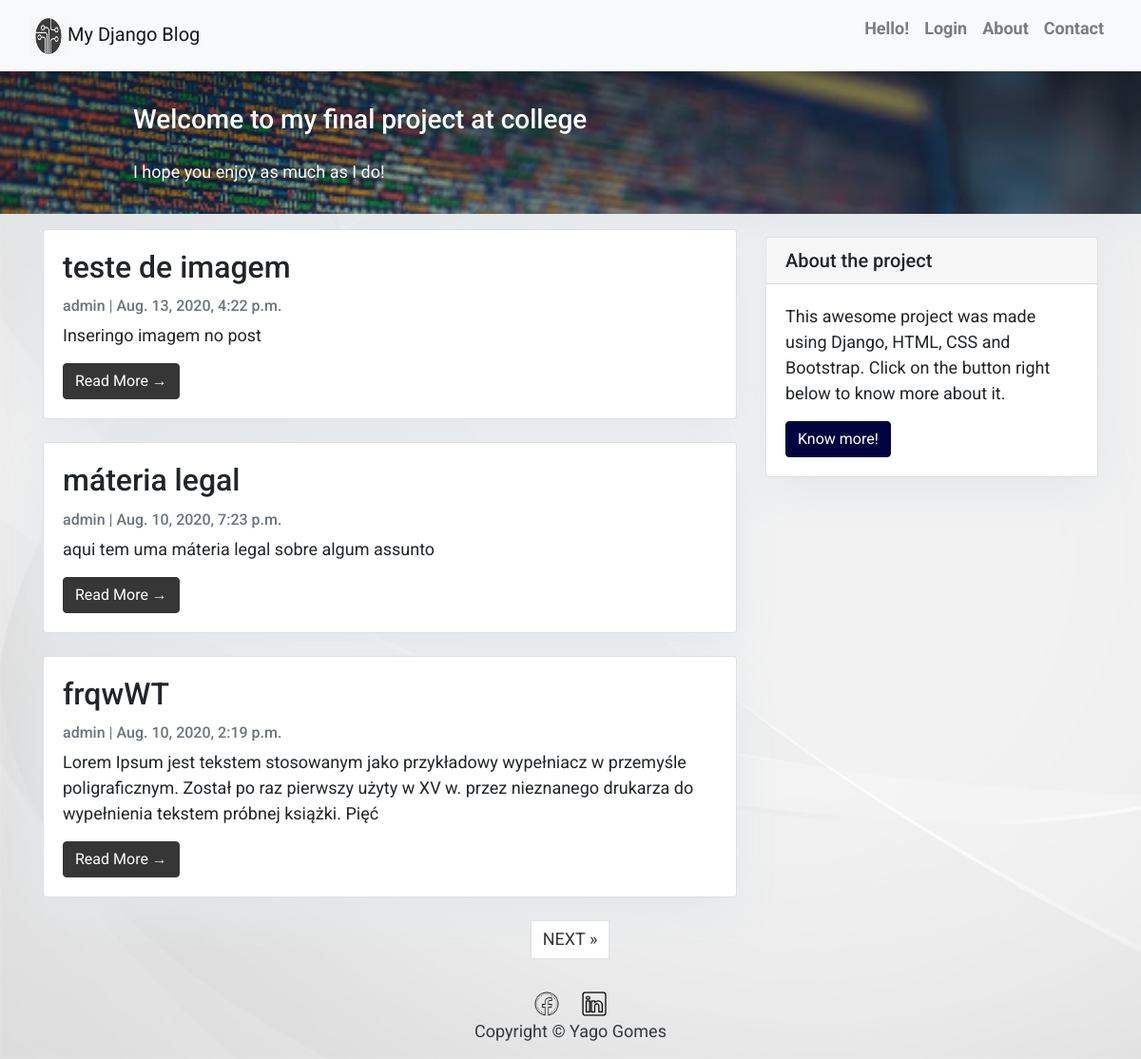
The app's page /, older data.
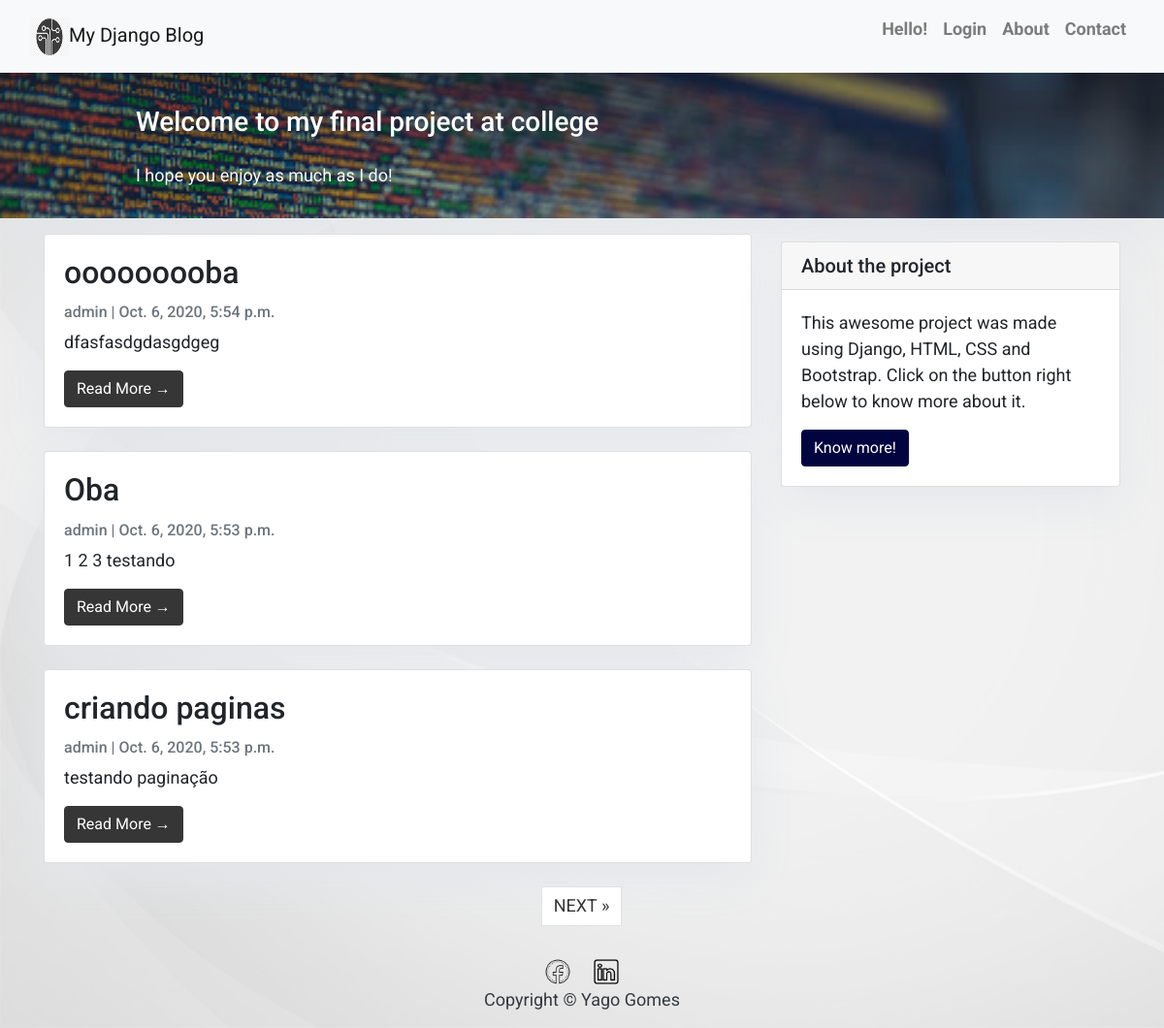
The same page, newer data.
### blog_app/models.py (models this page shows, shortened)
class Post(models.Model):
    title = models.CharField(max_length=200, unique=True)
    slug = models.SlugField(max_length=200, unique=True)
    author = models.ForeignKey(User, on_delete=models.CASCADE, related_name='blog_posts')
    update_on = models.DateTimeField(auto_now=True)
    content = models.TextField()
    created_on = models.DateTimeField(auto_now_add=True)
    status = models.IntegerField(choices=STATUS, default=0)
    image = models.ImageField(upload_to='static/img/', blank=True, null=True)
    class Meta:
        ordering = ['-created_on']

### blog_app/views.py (the view)
# urls.py: path('', views.PostList.as_view(), name ='home'),
class PostList(generic.ListView):
    queryset = Post.objects.filter(status=1).order_by('-created_on')
    template_name = 'index.html'
    paginate_by = 3

### templates/index.html (shortened to what this page needs)
{% extends "base.html" %}
{% load static %}
{% block content %}
<header class="masthead" id="maintext">
    <div class="container">
        <div class="row">
            <div class=" col-md-8 col-md-10 mx-auto">
                <div class="site-heading">
                    <h3 class=" site-heading my-4 mt-3 text-white"> Welcome to my final project at college</h3>
                    <p class="text-light">I hope you enjoy as much as I do!</p>
                </div>
            </div>
        </div>
    </div>
</header>
<div class="container">
    <div class="row">
        <div class="col-md-8 mt-3 left">
            {% for post in post_list %}
            <div class="card mb-4">
                <div class="card-body">
                    <h2 class="card-title">{{ post.title }}</h2>
                    <p class="card-text text-muted h6">{{ post.author }} | {{ post.created_on}} </p>
                    <p class="card-text">{{post.content|slice:":200" }}</p>
                    <a href="{% url 'post_detail' post.slug  %}" class="btn btn-primary" id="readm">Read More &rarr;</a>
                </div>
            </div>
            {% endfor %}
        </div>
        {% block sidebar %} {% include 'sidebar.html' %} {% endblock sidebar %}
    </div>
</div>
{% if is_paginated %}
  <ul class="pagination pg-dark justify-content-center">
    {% if page_obj.has_next %}
    <li>
        <a href="?page={{ page_obj.next_page_number }}" class="page-link" id="page-link"> NEXT &raquo;</a>
    </li>
    {% endif %}
  </ul>
{% endif %}
{%endblock%}

Row changes from the older to the newer data that the page shows:
no longer on this page (row edited): Post: title "teste de imagem", author "admin", created_on "Aug. 13, 2020, 4:22 p.m.", content "Inseringo imagem no post"
no longer on this page (row unchanged): Post: title "máteria legal", author "admin", created_on "Aug. 10, 2020, 7:23 p.m.", content "aqui tem uma máteria legal sobre algum assunto"
no longer on this page (row unchanged): Post: title "frqwWT", author "admin", created_on "Aug. 10, 2020, 2:19 p.m.", content "Lorem Ipsum jest tekstem stosowanym jako przykładowy wypełniacz w przemyśle poligraficznym. Został po raz pierwszy użyty w XV w. przez nieznanego drukarza do wypełnienia tekstem próbnej książki. Pięć"
added Post: title "ooooooooba", author "admin", created_on "Oct. 6, 2020, 5:54 p.m.", content "dfasfasdgdasgdgeg"
added Post: title "Oba", author "admin", created_on "Oct. 6, 2020, 5:53 p.m.", content "1 2 3 testando"
added Post: title "criando paginas", author "admin", created_on "Oct. 6, 2020, 5:53 p.m.", content "testando paginação"
